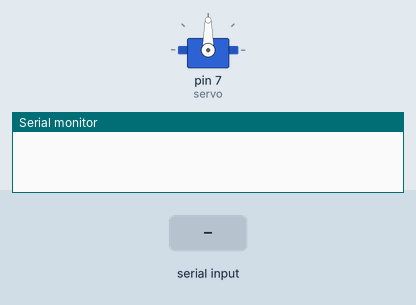
Simulated run of this sketch. Board: Arduino Uno, built with avr-gcc and run on an emulated ATmega328P. Shown: servo, the last lines printed to the serial monitor. The test bench sets the inputs (shaded band).

Above: at 1.2 s.
1.3 s: "u" received over Serial
At 2.5 s:
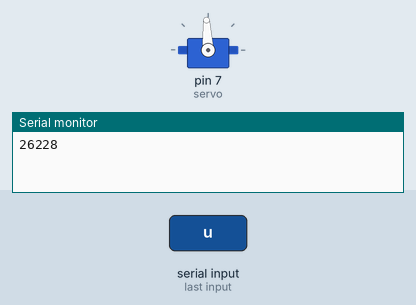
2.8 s: "d" received over Serial
At 3.8 s:
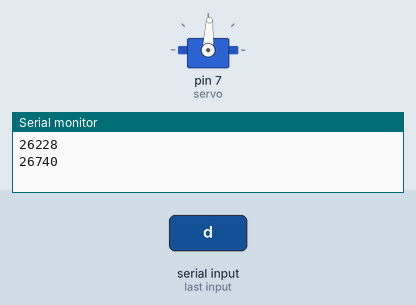
Timing chart, 0 to 5.8 s (numbered marks = the images above; inputs shaded):
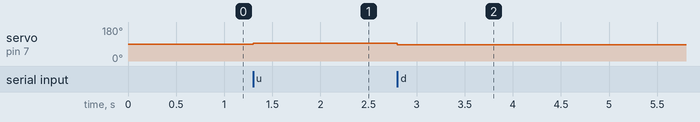

Measured:
- after the input at 1.3 s, servo on pin 7 (servo): 90° → 93° at once
- after the input at 2.8 s, servo on pin 7 (servo): 93° → 87° at once

The sketch:

FR_Z.ino
```cpp
#include <Servo.h>

Servo servo;

char data;

void setup()
{
  Serial.begin(9600);
  servo.attach(7);
}

void loop()
{
  data = Serial.read();
  if (data == 'u') {
    servo.write(93);
    Serial.println('left');
  }

  if (data == 'd') {
    servo.write(87);
    Serial.println('right');
  }

  if (data == 's'){
    servo.write(90);
    Serial.println('stop');
  }
}
```
